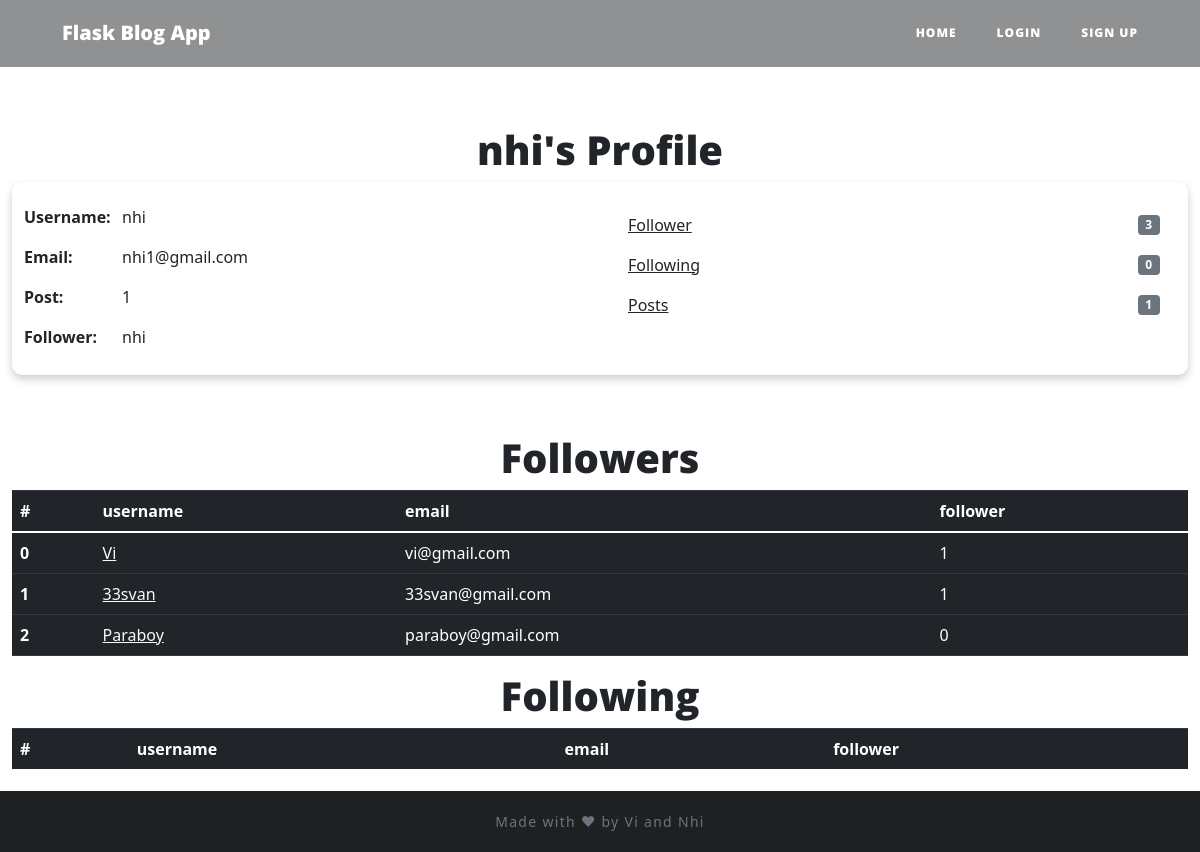
The app's page /profile/1 with its own data.
### website/models.py (models this page shows)
class User(db.Model, UserMixin):
    id = db.Column(db.Integer, primary_key=True)
    email = db.Column(db.String(150), unique=True)
    username = db.Column(db.String(150), unique=True)
    password = db.Column(db.String(150))
    date_created = db.Column(db.DateTime, index=True, default=datetime.now)
    posts = db.relationship('Post', backref='user', passive_deletes=True)
    comments = db.relationship('Comment', backref='user', passive_deletes=True)
    likes = db.relationship('Like', backref='user', passive_deletes=True)
    followed = db.relationship('Follow', foreign_keys=[Follow.follower_id], backref=db.backref('follower', lazy='joined'), lazy=True, cascade='all, delete-orphan')
    followers = db.relationship('Follow', foreign_keys=[Follow.followed_id], backref=db.backref('followed', lazy='joined'), lazy=True, cascade='all, delete-orphan')

class Follow(db.Model):
    follower_id = db.Column(db.Integer, db.ForeignKey('user.id'),
    primary_key=True)
    followed_id = db.Column(db.Integer, db.ForeignKey('user.id'),
    primary_key=True)
    timestamp = db.Column(db.DateTime, default=datetime.now)

### website/views.py (the view)
@views.route("/profile/<author>")
def profile(author):
    user = User.query.filter_by(id=author).first()
    follower = current_user
    hasfollow = Follow()
    if follower.is_authenticated:
        hasfollow = Follow.query.filter_by(follower_id=follower.id, followed_id=user.id).first()
    if not user:
        flash('No user with that username exists.', category='error')
        return redirect(url_for('views.home'))
    return render_template("userprofile.html", Blogger = user,user = current_user, hasfollow = hasfollow)

### website/templates/userprofile.html (shortened to what this page needs)
{% extends "base.html" %} {% block title %}Home{% endblock %}
{% block body %}
{{ super() }}
{% endblock %}
{% block content%}
    <h1 align="center" style="padding-top: 5%;">{{Blogger.username}}'s Profile</h1>
    <div class="container-fluid" style="background-color: rgb(255, 255, 255); box-shadow: 0 4px 8px 0 rgba(0,0,0,0.2); border-radius: 10px;">
        <div class="row" style="padding-top: 2%;"></div>
        <div class="row">
            <div class="col-sm">
                <div class="row">
                    <div class="col-2">
                        <p><b>Username:</b></p>
                        <p><b>Email:</b></p>
                        <p><b>Post:</b></p>
                        <p><b>Follower:</b></p>
                    </div>
                    <div class="col-6">
                        <p>{{Blogger.username}}</p>
                        <p>{{Blogger.email}}</p>
                        <p>{{Blogger.posts|length}}</p>
                        <p>{{Blogger.username}}</p>
                    </div>
                </div>
            </div>
            <div class="col-sm">
                <ul class="list-group list-group-flush">
                    <li class="list-group-item d-flex justify-content-between align-items-center">
                        <a href="#followers" class = "link-dark">Follower</a>
                        <span class="badge badge-secondary badge-pill">{{Blogger.followers|length}}</span>
                    </li>
                    <li class="list-group-item d-flex justify-content-between align-items-center">
                        <a href="following" class = "link-dark">Following</a>
                        <span class="badge badge-secondary badge-pill">{{Blogger.followed|length}}</span>
                    </li>
                    <li class="list-group-item d-flex justify-content-between align-items-center">
                        <a href="/posts/{{Blogger.username}}" class = "link-dark">Posts</a>
                        <span class="badge badge-secondary badge-pill">{{Blogger.posts|length}}</span>
                    </li>
                </ul>
            </div>
        </div>
        <div class="row" style="padding-top: 10px;"></div>
    </div>
    <section id="followers">
    <h1 align="center">Followers</h1>
    <table class="table table-dark">
        <thead>
          <tr>
            <th scope="col">#</th>
            <th scope="col">username</th>
            <th scope="col">email</th>
            <th scope="col">follower</th>
          </tr>
        </thead>
        <tbody>
          {% set i = namespace(value=0) %}
          {% for follower in Blogger.followers %}
            <tr>
                <th scope="row">{{i.value}} </th>
                <td><a href="/profile/{{follower.follower.id}}" class="link-light">{{follower.follower.username}}</a></td>
                <td>{{follower.follower.email}}</td>
                <td>{{follower.follower.followers|length}}</td>
            </tr>
            {% set i.value = i.value + 1 %}
          {% endfor %}
        </tbody>
    </table>
    </section>
    <section id="following">
    <h1 align="center">Following</h1>
    <table class="table table-dark">
        <thead>
          <tr>
            <th scope="col">#</th>
            <th scope="col">username</th>
            <th scope="col">email</th>
            <th scope="col">follower</th>
          </tr>
        </thead>
          {% set i = namespace(value=0) %}
    </table>
</section>
    {% endblock %}

### website/static/main.css (style rules this page uses)
body { font-size: 20px; color: #212529; font-family: 'Lora', 'Times New Roman', serif; }
p { line-height: 1.5; margin: 30px 0; text-align: justify; }
h1, h2, h3, h4, h5, h6 { font-weight: 800 !important; font-family: 'Open Sans', 'Helvetica Neue', Helvetica, Arial, sans-serif !important; }
a { color: #212529; transition: all 0.2s; }

### website/templates/userprofile.html (style rules this page uses)
body { background-image: url('https://images.unsplash.com/photo-1542435503-956c469947f6?ixlib=rb-1.2.1&ixid=MnwxMjA3fDB8MHxwaG90by1wYWdlfHx8fGVufDB8fHx8&auto=format&fit=crop&w=774&q=80'); background-size: cover; padding-top: 67px; max-width: 100%; max-height: 100%; }

### records on screen
User: username "nhi", email "nhi1@gmail.com"
Follow: value "0", follower.username "Vi", follower.email "vi@gmail.com", follower.followers|length "1"
Follow: value "1", follower.username "33svan", follower.email "33svan@gmail.com", follower.followers|length "1"
Follow: value "2", follower.username "Paraboy", follower.email "paraboy@gmail.com", follower.followers|length "0"

### other values on screen
{{ Blogger.posts|length }} "1"
{{ Blogger.followers|length }} "3"
{{ Blogger.followed|length }} "0"
